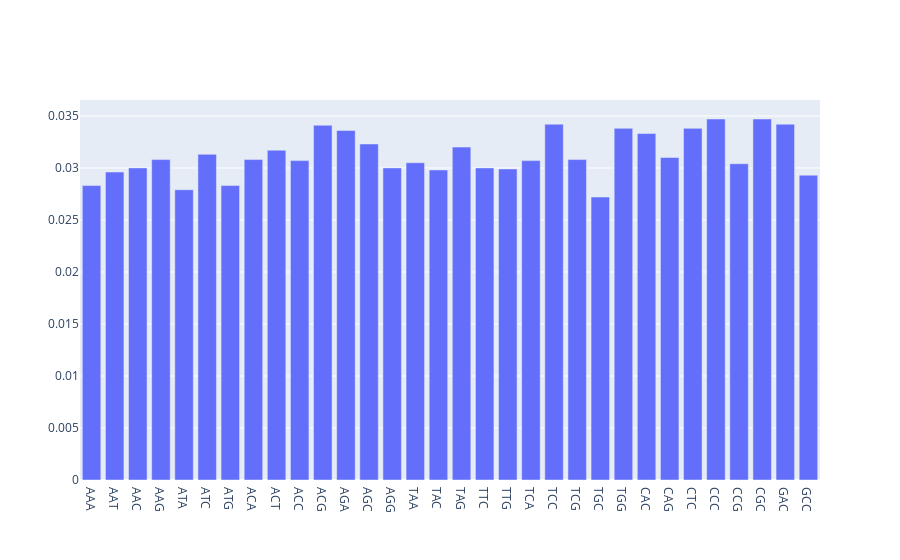
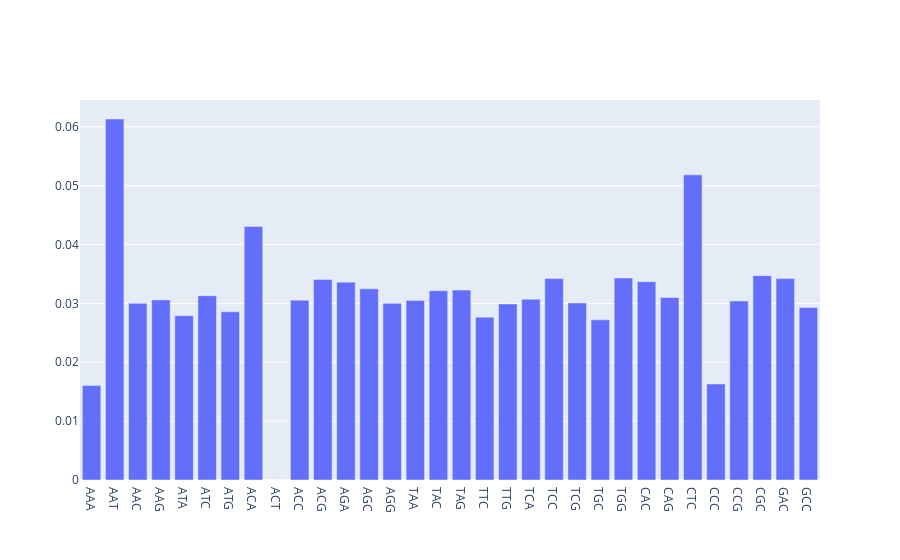

The code cell stored with these charts, in order, in its notebook:
### Code cell
import time
Tmat= matrixFill_randomGamma(comp_index,alpha= 0.01)

f= list(collapsed_freqs)
burnin= 500
previous= list(collapsed_freqs)

diff_tally= []

for run in range(burnin):
    #clear_output()

    
    f= f @ Tmat
    diff_tally.append(np.std(previous - f))
    previous= list(f)
    
    #time.sleep(1)


fig = [go.Bar(
    x= [comp_index[x][0] for x in comp_index.keys()],
    y= collapsed_freqs
)]
iplot(fig)


fig = [go.Bar(
    x= [comp_index[x][0] for x in comp_index.keys()],
    y= f
)]
iplot(fig)

### Figure 1 — Plotly figure (JSON) as saved in the notebook; plotly's stock layout.template omitted (floating-point values rounded to 4 significant figures)
{"data": [{"type": "bar", "x": ["AAA", "AAT", "AAC", "AAG", "ATA", "ATC", "ATG", "ACA", "ACT", "ACC", "ACG", "AGA", "AGC", "AGG", "TAA", "TAC", "TAG", "TTC", "TTG", "TCA", "TCC", "TCG", "TGC", "TGG", "CAC", "CAG", "CTC", "CCC", "CCG", "CGC", "GAC", "GCC"], "y": [0.02831, 0.02961, 0.03001, 0.03081, 0.02791, 0.03131, 0.02831, 0.03081, 0.03171, 0.03071, 0.03411, 0.03361, 0.03231, 0.03001, 0.03051, 0.02981, 0.03201, 0.03001, 0.02991, 0.03071, 0.03421, 0.03081, 0.02721, 0.03381, 0.03331, 0.03101, 0.03381, 0.03471, 0.03041, 0.03471, 0.03421, 0.02931]}], "layout": {}}

### Figure 2 — Plotly figure (JSON) as saved in the notebook; plotly's stock layout.template omitted (floating-point values rounded to 4 significant figures)
{"data": [{"type": "bar", "x": ["AAA", "AAT", "AAC", "AAG", "ATA", "ATC", "ATG", "ACA", "ACT", "ACC", "ACG", "AGA", "AGC", "AGG", "TAA", "TAC", "TAG", "TTC", "TTG", "TCA", "TCC", "TCG", "TGC", "TGG", "CAC", "CAG", "CTC", "CCC", "CCG", "CGC", "GAC", "GCC"], "y": [0.01604, 0.06132, 0.03001, 0.03059, 0.02791, 0.03131, 0.02857, 0.04307, 1.743e-08, 0.03054, 0.03407, 0.03361, 0.03247, 0.03001, 0.03051, 0.03215, 0.03226, 0.02766, 0.02991, 0.03071, 0.03421, 0.03007, 0.02721, 0.0343, 0.03369, 0.03101, 0.05183, 0.01631, 0.03041, 0.03471, 0.03421, 0.02931]}], "layout": {}}
